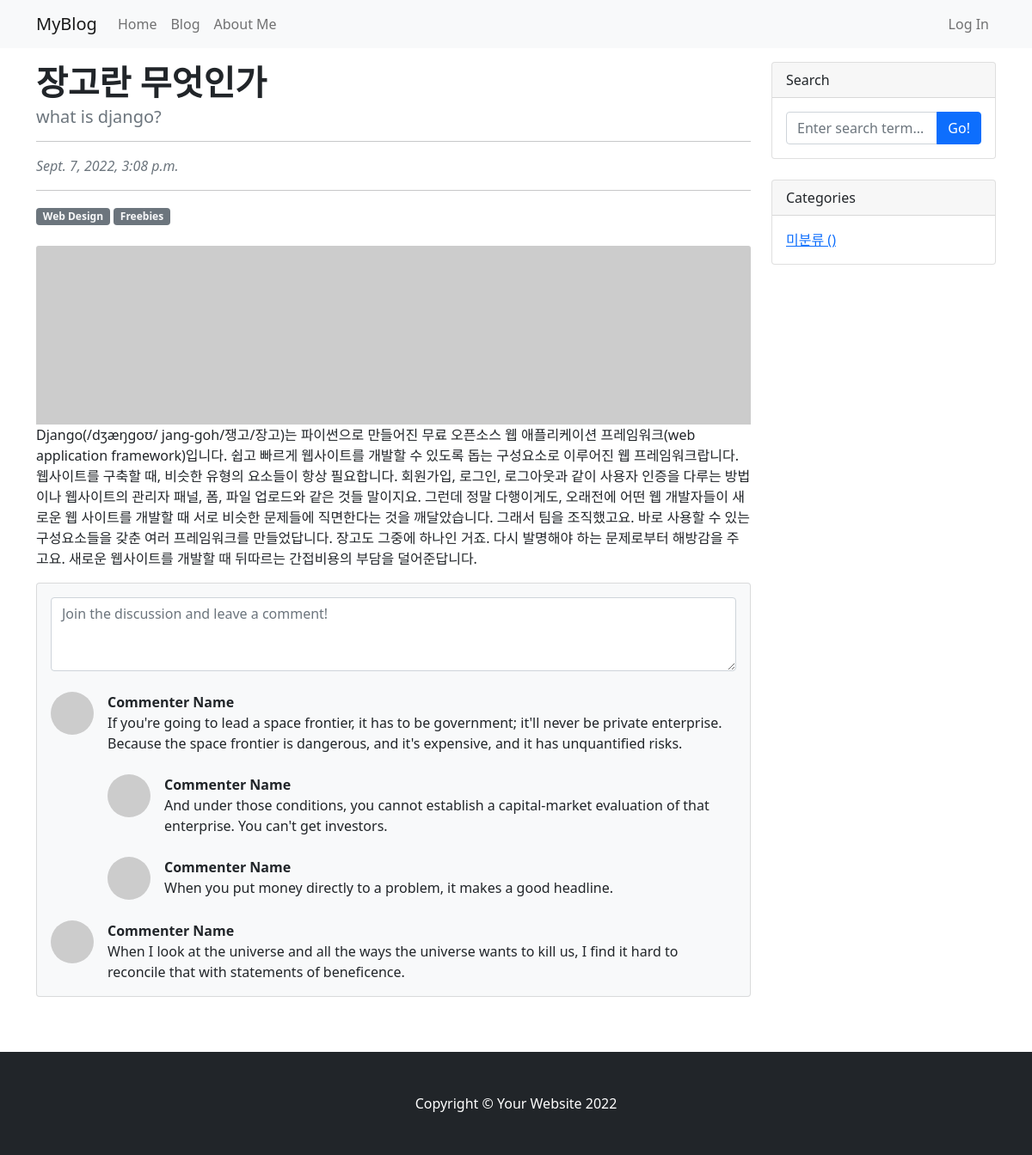
/blog/5/, run on the app's committed database.
### blog/models.py (models this page shows, shortened)
class Post(models.Model):
    title = models.CharField(max_length=30)
    hook_text = models.CharField(max_length=100, blank=True)
    content = models.TextField()
    head_image = models.ImageField(upload_to='blog/images/%Y/%m/%d/', blank=True)
    file_upload = models.FileField(upload_to='blog/files/%Y/%m/%d/', blank=True)
    created_at = models.DateTimeField(auto_now_add=True)    # auto_now_add 추가
    updated_at = models.DateTimeField(auto_now=True)        # updated_at 추가
    author = models.ForeignKey(User, null=True, on_delete=models.SET_NULL)
    category = models.ForeignKey(Category, null=True, blank=True, on_delete=models.SET_NULL)

### blog/views.py (the view)
# urls.py: path('<int:pk>/', views.PostDetail.as_view()),
class PostDetail(DetailView):
    model = Post

### blog/templates/blog/post_detail.html (shortened to what this page needs)
{% extends 'blog/base.html' %}
{% block main_area %}
    <article>
        <div id="post-area">
            <header class="mb-4">
                <h1 class="fw-bolder mb-1">{{post.title}}</h1>
                    {% if post.hook_text %} <h5 class="text-muted">{{post.hook_text}}</h5> {% endif %}
                        <a href="#">{{p.author | upper}}</a><hr>
                        <div class="text-muted fst-italic mb-2">{{post.created_at}}</div><hr>
                        <a class="badge bg-secondary text-decoration-none link-light" href="#!">Web Design</a>
                        <a class="badge bg-secondary text-decoration-none link-light" href="#!">Freebies</a>
                    </header>
                    {% if post.head_image %}
                        <figure class="mb-4"><img class="img-fluid rounded" src="{{post.head_image.url}}" alt="{{p}} head image" /></figure>
                    {% else %}
                        <img src="https://picsum.photos/seed/{{p.id}}/800/200" alt="random_image" class="card-img-top">
                    {% endif %}
                    <p>{{post.content}}</p>
        </div>
    </article>
        <div id="comment-area">
                        <section class="mb-5 my-3">
                        <div class="card bg-light">
                            <div class="card-body">
                                <form class="mb-4"><textarea class="form-control" rows="3" placeholder="Join the discussion and leave a comment!"></textarea></form>
                                <div class="d-flex mb-4">
                                    <div class="flex-shrink-0"><img class="rounded-circle" src="https://dummyimage.com/50x50/ced4da/6c757d.jpg" alt="..." /></div>
                                    <div class="ms-3">
                                        <div class="fw-bold">Commenter Name</div>
                                        If you're going to lead a space frontier, it has to be government; it'll never be private enterprise. Because the space frontier is dangerous, and it's expensive, and it has unquantified risks.
                                        <div class="d-flex mt-4">
                                            <div class="flex-shrink-0"><img class="rounded-circle" src="https://dummyimage.com/50x50/ced4da/6c757d.jpg" alt="..." /></div>
                                            <div class="ms-3">
                                                <div class="fw-bold">Commenter Name</div>
                                                And under those conditions, you cannot establish a capital-market evaluation of that enterprise. You can't get investors.
                                            </div>
                                        </div>
                                        <div class="d-flex mt-4">
                                            <div class="flex-shrink-0"><img class="rounded-circle" src="https://dummyimage.com/50x50/ced4da/6c757d.jpg" alt="..." /></div>
                                            <div class="ms-3">
                                                <div class="fw-bold">Commenter Name</div>
                                                When you put money directly to a problem, it makes a good headline.
                                            </div>
                                        </div>
                                    </div>
                                </div>
                                <div class="d-flex">
                                    <div class="flex-shrink-0"><img class="rounded-circle" src="https://dummyimage.com/50x50/ced4da/6c757d.jpg" alt="..." /></div>
                                    <div class="ms-3">
                                        <div class="fw-bold">Commenter Name</div>
                                        When I look at the universe and all the ways the universe wants to kill us, I find it hard to reconcile that with statements of beneficence.
                                    </div>
                                </div>
                            </div>
                        </div>
                    </section>
                    </div>
{% endblock %}

### data on the page
Post: title "장고란 무엇인가", hook_text "what is django?", created_at "Sept. 7, 2022, 3:08 p.m.", content "Django(/dʒæŋɡoʊ/ jang-goh/쟁고/장고)는 파이썬으로 만들어진 무료 오픈소스 웹 애플리케이션 프레임워크(web application framework)입니다. 쉽고 빠르게 웹사이트를 개발할 수 있도록 돕는 구성요소로 이루어진 웹 프레임워크랍니다. 웹사이트를 구축할 때, 비슷한 유형의 요소들이 항상 필요합니다. 회원가입, 로그인, 로그아웃과 같이 사용자 인증을 다루는 방법이나 웹사이트의 관리자 패널, 폼, 파일 업로드와 같은 것들 말이지요. 그런데 정말 다행이게도, 오래전에 어떤 웹 개발자들이 새로운 웹 사이트를 개발할 때 서로 비슷한 문제들에 직면한다는 것을 깨달았습니다. 그래서 팀을 조직했고요. 바로 사용할 수 있는 구성요소들을 갖춘 여러 프레임워크를 만들었답니다. 장고도 그중에 하나인 거죠. 다시 발명해야 하는 문제로부터 해방감을 주고요. 새로운 웹사이트를 개발할 때 뒤따르는 간접비용의 부담을 덜어준답니다."
